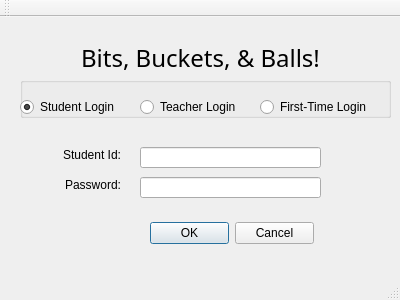
<?xml version="1.0" encoding="UTF-8"?>
<ui version="4.0">
 <class>StartDialog</class>
 <widget class="QMainWindow" name="StartDialog">
  <property name="geometry">
   <rect>
    <x>0</x>
    <y>0</y>
    <width>400</width>
    <height>300</height>
   </rect>
  </property>
  <property name="windowTitle">
   <string>Login</string>
  </property>
  <widget class="QWidget" name="centralWidget">
   <widget class="QLabel" name="idLabel">
    <property name="geometry">
     <rect>
      <x>40</x>
      <y>130</y>
      <width>81</width>
      <height>16</height>
     </rect>
    </property>
    <property name="text">
     <string>Student Id:</string>
    </property>
    <property name="alignment">
     <set>Qt::AlignRight|Qt::AlignTrailing|Qt::AlignVCenter</set>
    </property>
   </widget>
   <widget class="QLabel" name="passwordLabel">
    <property name="geometry">
     <rect>
      <x>40</x>
      <y>160</y>
      <width>81</width>
      <height>16</height>
     </rect>
    </property>
    <property name="text">
     <string>Password:</string>
    </property>
    <property name="alignment">
     <set>Qt::AlignRight|Qt::AlignTrailing|Qt::AlignVCenter</set>
    </property>
   </widget>
   <widget class="QLineEdit" name="idEntry">
    <property name="geometry">
     <rect>
      <x>140</x>
      <y>130</y>
      <width>181</width>
      <height>21</height>
     </rect>
    </property>
   </widget>
   <widget class="QLineEdit" name="passwordEntry">
    <property name="geometry">
     <rect>
      <x>140</x>
      <y>160</y>
      <width>181</width>
      <height>21</height>
     </rect>
    </property>
   </widget>
   <widget class="QDialogButtonBox" name="buttonBox">
    <property name="geometry">
     <rect>
      <x>150</x>
      <y>200</y>
      <width>164</width>
      <height>32</height>
     </rect>
    </property>
    <property name="standardButtons">
     <set>QDialogButtonBox::Cancel|QDialogButtonBox::Ok</set>
    </property>
   </widget>
   <widget class="QLabel" name="title">
    <property name="geometry">
     <rect>
      <x>70</x>
      <y>20</y>
      <width>261</width>
      <height>41</height>
     </rect>
    </property>
    <property name="font">
     <font>
      <family>Monaco</family>
      <pointsize>18</pointsize>
     </font>
    </property>
    <property name="text">
     <string>Bits, Buckets, &amp; Balls!</string>
    </property>
    <property name="alignment">
     <set>Qt::AlignCenter</set>
    </property>
   </widget>
   <widget class="QGroupBox" name="loginTypeGroupBox">
    <property name="geometry">
     <rect>
      <x>20</x>
      <y>60</y>
      <width>371</width>
      <height>41</height>
     </rect>
    </property>
    <property name="title">
     <string/>
    </property>
    <property name="flat">
     <bool>true</bool>
    </property>
    <widget class="QRadioButton" name="studentLogin">
     <property name="geometry">
      <rect>
       <x>0</x>
       <y>20</y>
       <width>111</width>
       <height>20</height>
      </rect>
     </property>
     <property name="text">
      <string>Student Login</string>
     </property>
     <property name="checked">
      <bool>true</bool>
     </property>
    </widget>
    <widget class="QRadioButton" name="teacherLogin">
     <property name="geometry">
      <rect>
       <x>120</x>
       <y>20</y>
       <width>111</width>
       <height>20</height>
      </rect>
     </property>
     <property name="text">
      <string>Teacher Login</string>
     </property>
    </widget>
    <widget class="QRadioButton" name="firstTimeLogin">
     <property name="geometry">
      <rect>
       <x>240</x>
       <y>20</y>
       <width>121</width>
       <height>20</height>
      </rect>
     </property>
     <property name="text">
      <string>First-Time Login</string>
     </property>
    </widget>
   </widget>
  </widget>
  <widget class="QMenuBar" name="menuBar">
   <property name="geometry">
    <rect>
     <x>0</x>
     <y>0</y>
     <width>400</width>
     <height>22</height>
    </rect>
   </property>
  </widget>
  <widget class="QToolBar" name="mainToolBar">
   <attribute name="toolBarArea">
    <enum>TopToolBarArea</enum>
   </attribute>
   <attribute name="toolBarBreak">
    <bool>false</bool>
   </attribute>
  </widget>
  <widget class="QStatusBar" name="statusBar"/>
 </widget>
 <layoutdefault spacing="6" margin="11"/>
 <resources/>
 <connections/>
</ui>
